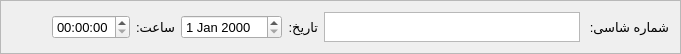
        <widget class="QFrame" name="frame_2">
         <property name="maximumSize">
          <size>
           <width>16777215</width>
           <height>50</height>
          </size>
         </property>
         <property name="frameShape">
          <enum>QFrame::StyledPanel</enum>
         </property>
         <property name="frameShadow">
          <enum>QFrame::Raised</enum>
         </property>
         <layout class="QHBoxLayout" name="horizontalLayout_2">
          <item>
           <spacer name="horizontalSpacer_5">
            <property name="orientation">
             <enum>Qt::Horizontal</enum>
            </property>
            <property name="sizeHint" stdset="0">
             <size>
              <width>40</width>
              <height>20</height>
             </size>
            </property>
           </spacer>
          </item>
          <item>
           <widget class="QTimeEdit" name="TimeTxt">
            <property name="font">
             <font>
              <pointsize>10</pointsize>
             </font>
            </property>
           </widget>
          </item>
          <item>
           <widget class="QLabel" name="label_11">
            <property name="font">
             <font>
              <pointsize>10</pointsize>
             </font>
            </property>
            <property name="text">
             <string>ساعت:</string>
            </property>
           </widget>
          </item>
          <item>
           <widget class="QDateEdit" name="DateTxt">
            <property name="font">
             <font>
              <pointsize>10</pointsize>
             </font>
            </property>
           </widget>
          </item>
          <item>
           <widget class="QLabel" name="label_7">
            <property name="font">
             <font>
              <pointsize>10</pointsize>
             </font>
            </property>
            <property name="text">
             <string>تاريخ:</string>
            </property>
           </widget>
          </item>
          <item>
           <widget class="QTextEdit" name="ShasiTxt">
            <property name="maximumSize">
             <size>
              <width>16777215</width>
              <height>30</height>
             </size>
            </property>
            <property name="palette">
             <palette>
              <active>
               <colorrole role="Button">
                <brush brushstyle="SolidPattern">
                 <color alpha="255">
                  <red>240</red>
                  <green>217</green>
                  <blue>200</blue>
                 </color>
                </brush>
               </colorrole>
              </active>
              <inactive>
               <colorrole role="Button">
                <brush brushstyle="SolidPattern">
                 <color alpha="255">
                  <red>240</red>
                  <green>217</green>
                  <blue>200</blue>
                 </color>
                </brush>
               </colorrole>
              </inactive>
              <disabled>
               <colorrole role="Button">
                <brush brushstyle="SolidPattern">
                 <color alpha="255">
                  <red>240</red>
                  <green>217</green>
                  <blue>200</blue>
                 </color>
                </brush>
               </colorrole>
              </disabled>
             </palette>
            </property>
            <property name="font">
             <font>
              <pointsize>12</pointsize>
             </font>
            </property>
            <property name="html">
             <string>&lt;!DOCTYPE HTML PUBLIC &quot;-//W3C//DTD HTML 4.0//EN&quot; &quot;http://www.w3.org/TR/REC-html40/strict.dtd&quot;&gt;
&lt;html&gt;&lt;head&gt;&lt;meta name=&quot;qrichtext&quot; content=&quot;1&quot; /&gt;&lt;style type=&quot;text/css&quot;&gt;
p, li { white-space: pre-wrap; }
&lt;/style&gt;&lt;/head&gt;&lt;body style=&quot; font-family:'MS Shell Dlg 2'; font-size:12pt; font-weight:400; font-style:normal;&quot;&gt;
&lt;p align=&quot;right&quot; style=&quot;-qt-paragraph-type:empty; margin-top:0px; margin-bottom:0px; margin-left:0px; margin-right:0px; -qt-block-indent:0; text-indent:0px;&quot;&gt;&lt;br /&gt;&lt;/p&gt;&lt;/body&gt;&lt;/html&gt;</string>
            </property>
           </widget>
          </item>
          <item>
           <widget class="QLabel" name="label">
            <property name="font">
             <font>
              <pointsize>10</pointsize>
             </font>
            </property>
            <property name="text">
             <string>شماره شاسی: </string>
            </property>
           </widget>
          </item>
         </layout>
        </widget>
